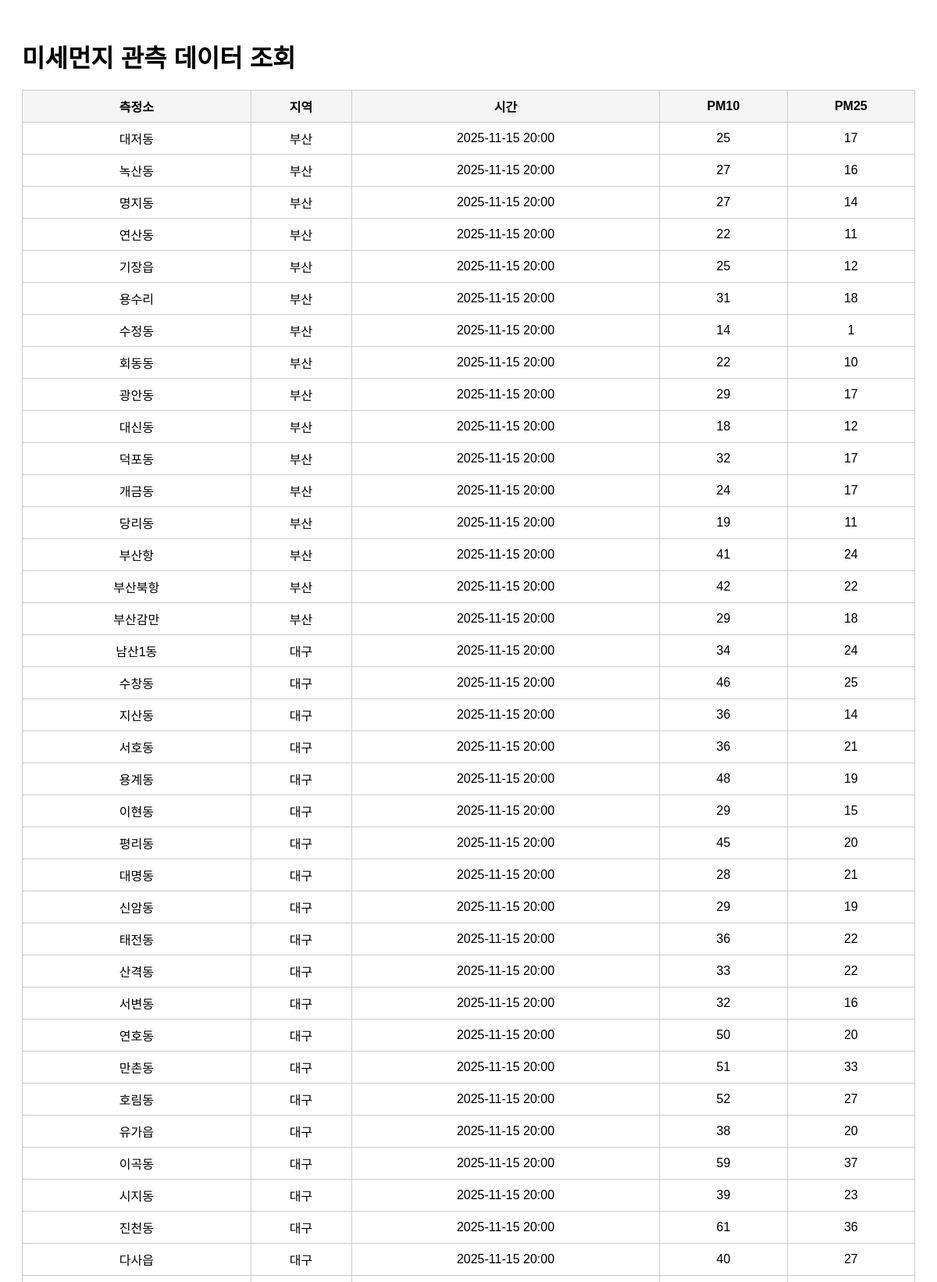
/list?page=3 (upper part), run on the app's committed database.
### tables this page shows
CREATE TABLE air_quality (
    id        INTEGER PRIMARY KEY AUTOINCREMENT,
    station   TEXT,
    sido      TEXT,
    dataTime  TEXT,
    pm10      INTEGER,
    pm25      INTEGER
);

### app.py (the view)
@app.route("/list")
def list_data():
    page = int(request.args.get("page", 1))
    per_page = 100  # 페이지당 100개
    offset = (page - 1) * per_page
    conn = sqlite3.connect(DB_PATH)
    cur = conn.cursor()
    cur.execute("""
        SELECT station, sido, dataTime, pm10, pm25
        FROM air_quality
        ORDER BY dataTime DESC
        LIMIT ? OFFSET ?
    """, (per_page + 1, offset))
    rows = cur.fetchall()
    conn.close()
    has_next = len(rows) > per_page
    rows = rows[:per_page]
    return render_template(
        "list.html",
        rows=rows,
        page=page,
        has_next=has_next
    )

### templates/list.html (shortened to what this page needs)
<!DOCTYPE html>
<html lang="ko">
<head>
</head>
<body>
    <h1>미세먼지 관측 데이터 조회</h1>
    <table>
        <tr>
            <th>측정소</th>
            <th>지역</th>
            <th>시간</th>
            <th>PM10</th>
            <th>PM25</th>
        </tr>
        {% for row in rows %}
        <tr>
            <td>{{ row[0] }}</td>
            <td>{{ row[1] }}</td>
            <td>{{ row[2] }}</td>
            <td>{{ row[3] }}</td>
            <td>{{ row[4] }}</td>
        </tr>
        {% endfor %}
    </table>
</body>
</html>

### templates/list.html (style rules this page uses)
body { font-family: Arial, sans-serif; padding: 20px; }
h1 { margin-bottom: 20px; }
table { width: 100%; border-collapse: collapse; margin-bottom: 20px; }
th, td { border: 1px solid #ccc; padding: 8px; text-align: center; }
th { background: #f5f5f5; }

### data on the page
air_quality: station "대저동", sido "부산", dataTime "2025-11-15 20:00", pm10 "25", pm25 "17"
air_quality: station "녹산동", sido "부산", dataTime "2025-11-15 20:00", pm10 "27", pm25 "16"
air_quality: station "명지동", sido "부산", dataTime "2025-11-15 20:00", pm10 "27", pm25 "14"
air_quality: station "연산동", sido "부산", dataTime "2025-11-15 20:00", pm10 "22", pm25 "11"
air_quality: station "기장읍", sido "부산", dataTime "2025-11-15 20:00", pm10 "25", pm25 "12"
air_quality: station "용수리", sido "부산", dataTime "2025-11-15 20:00", pm10 "31", pm25 "18"
air_quality: station "수정동", sido "부산", dataTime "2025-11-15 20:00", pm10 "14", pm25 "1"
air_quality: station "회동동", sido "부산", dataTime "2025-11-15 20:00", pm10 "22", pm25 "10"
air_quality: station "광안동", sido "부산", dataTime "2025-11-15 20:00", pm10 "29", pm25 "17"
air_quality: station "대신동", sido "부산", dataTime "2025-11-15 20:00", pm10 "18", pm25 "12"
air_quality: station "덕포동", sido "부산", dataTime "2025-11-15 20:00", pm10 "32", pm25 "17"
air_quality: station "개금동", sido "부산", dataTime "2025-11-15 20:00", pm10 "24", pm25 "17"
air_quality: station "당리동", sido "부산", dataTime "2025-11-15 20:00", pm10 "19", pm25 "11"
air_quality: station "부산항", sido "부산", dataTime "2025-11-15 20:00", pm10 "41", pm25 "24"
air_quality: station "부산북항", sido "부산", dataTime "2025-11-15 20:00", pm10 "42", pm25 "22"
air_quality: station "부산감만", sido "부산", dataTime "2025-11-15 20:00", pm10 "29", pm25 "18"
air_quality: station "남산1동", sido "대구", dataTime "2025-11-15 20:00", pm10 "34", pm25 "24"
air_quality: station "수창동", sido "대구", dataTime "2025-11-15 20:00", pm10 "46", pm25 "25"
air_quality: station "지산동", sido "대구", dataTime "2025-11-15 20:00", pm10 "36", pm25 "14"
air_quality: station "서호동", sido "대구", dataTime "2025-11-15 20:00", pm10 "36", pm25 "21"
air_quality: station "용계동", sido "대구", dataTime "2025-11-15 20:00", pm10 "48", pm25 "19"
air_quality: station "이현동", sido "대구", dataTime "2025-11-15 20:00", pm10 "29", pm25 "15"
air_quality: station "평리동", sido "대구", dataTime "2025-11-15 20:00", pm10 "45", pm25 "20"
air_quality: station "대명동", sido "대구", dataTime "2025-11-15 20:00", pm10 "28", pm25 "21"
air_quality: station "신암동", sido "대구", dataTime "2025-11-15 20:00", pm10 "29", pm25 "19"
air_quality: station "태전동", sido "대구", dataTime "2025-11-15 20:00", pm10 "36", pm25 "22"
air_quality: station "산격동", sido "대구", dataTime "2025-11-15 20:00", pm10 "33", pm25 "22"
air_quality: station "서변동", sido "대구", dataTime "2025-11-15 20:00", pm10 "32", pm25 "16"
air_quality: station "연호동", sido "대구", dataTime "2025-11-15 20:00", pm10 "50", pm25 "20"
air_quality: station "만촌동", sido "대구", dataTime "2025-11-15 20:00", pm10 "51", pm25 "33"
air_quality: station "호림동", sido "대구", dataTime "2025-11-15 20:00", pm10 "52", pm25 "27"
air_quality: station "유가읍", sido "대구", dataTime "2025-11-15 20:00", pm10 "38", pm25 "20"
air_quality: station "이곡동", sido "대구", dataTime "2025-11-15 20:00", pm10 "59", pm25 "37"
air_quality: station "시지동", sido "대구", dataTime "2025-11-15 20:00", pm10 "39", pm25 "23"
air_quality: station "진천동", sido "대구", dataTime "2025-11-15 20:00", pm10 "61", pm25 "36"
air_quality: station "다사읍", sido "대구", dataTime "2025-11-15 20:00", pm10 "40", pm25 "27"
